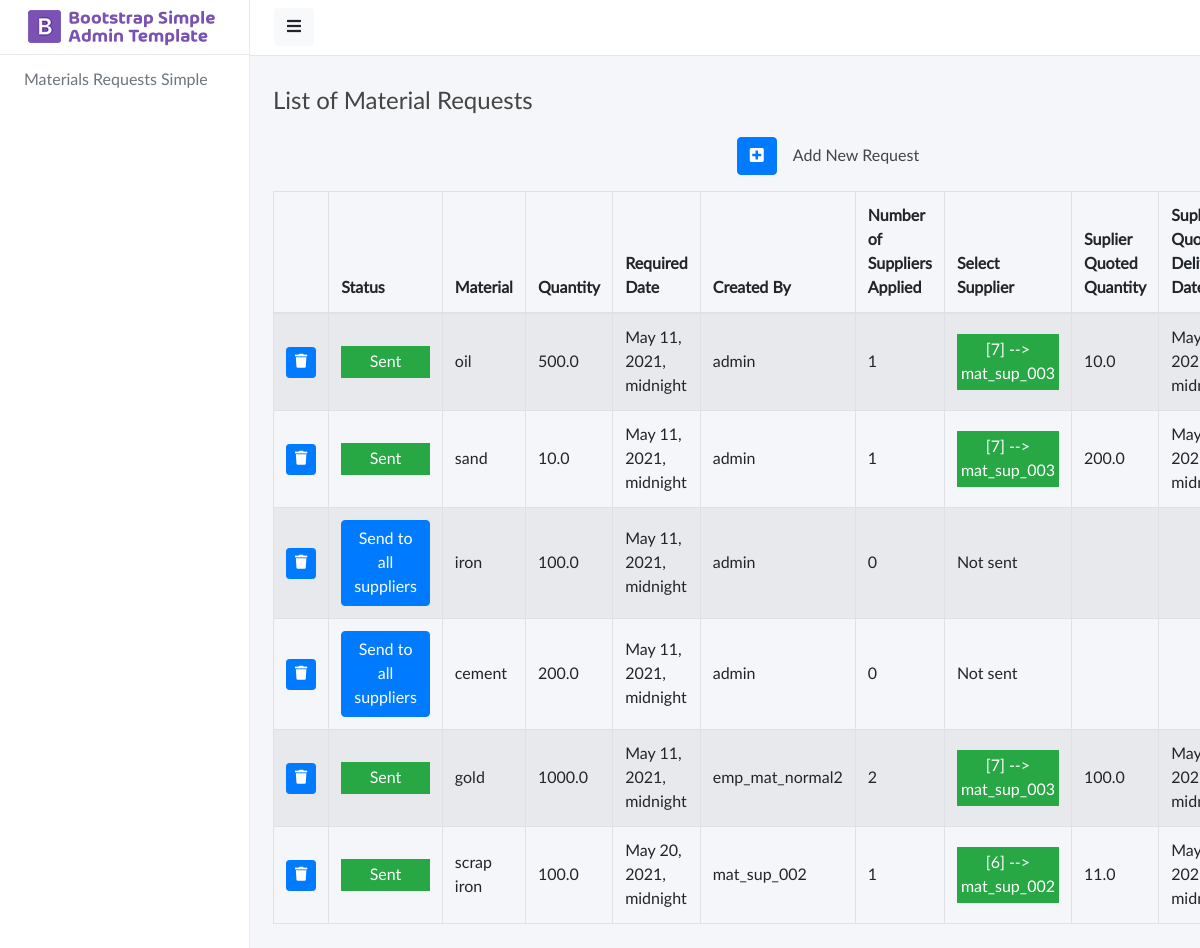
The page /materials/employees_material_requests_simple/ (signed in) on the database its author committed.
### materials/models.py (models this page shows)
class MaterialRequest(models.Model):
	material_name = models.CharField(max_length = 50)
	quantity = models.FloatField()
	date_required_by = models.DateTimeField()
	sent_to_all_suppliers = models.BooleanField(default=False)
	quote_selected = models.ForeignKey('materials.SupplierQuotation',related_name="%(app_label)s_%(class)s_quote_selected",null=True,on_delete=models.SET_NULL)
	created_by = models.ForeignKey(User,related_name="%(app_label)s_%(class)s_created_by",on_delete=models.CASCADE)
	created_at = models.DateTimeField(auto_now_add=True)
	updated_at = models.DateTimeField(auto_now=True)

class SupplierQuotation(models.Model):
	material_request = models.ForeignKey(MaterialRequest,related_name="%(app_label)s_%(class)s_material_request",on_delete=models.CASCADE)
	quantity = models.FloatField()
	date_of_supply = models.DateTimeField()
	created_by = models.ForeignKey(User,related_name="%(app_label)s_%(class)s_created_by",on_delete=models.CASCADE)
	created_at = models.DateTimeField(auto_now_add=True)
	updated_at = models.DateTimeField(auto_now=True)
	quote_status = models.CharField(max_length=100,choices=QUOTE_STATUS,default="pending")
	class Meta:
		unique_together = ('material_request','created_by')

### materials/views.py (the view)
# urls.py: path('employees_material_requests_simple/', views.employees_material_requests_simple , name='employees_material_requests_simple'),
@login_required(login_url=reverse_lazy('login'))
def employees_material_requests_simple(request):
     mat_reqs = MaterialRequest.objects.select_related('quote_selected').prefetch_related(Prefetch('materials_supplierquotation_material_request',queryset = SupplierQuotation.objects.all().select_related('created_by')))
     return render(request, 'materials/employees_material_requests_simple.html',dict(mat_reqs=mat_reqs,title="List of Material Requests"))

### materials/templates/materials/employees_material_requests_simple.html (shortened to what this page needs)
{% extends "materials/base.html" %}
{% load static %}
{% load i18n %}
{% block content %}
<div class="row justify-content-center align-items-center my-2">
    <div class="p-2">
        <a href="{% url "materials:employees_material_requests_simple_add" %}">
            <button class="btn btn-primary btn-xs" title="Add" type="button" id="add-item"><i class="fa fa-plus-square">
                </i>
            </button>
        </a>
    </div>
    <div class="p-2">
        Add New Request
    </div>
</div>
<div class="row">
    <div class="col-12">
       <div class="table-responsive">
            <table class="mx-auto w-auto table table-striped table-bordered table-hover dataTables-devices" id="table-items">
                <thead>
                    <tr>
                        <th></th>
                        <th>Status</th>
                        <th>Material</th>
                        <th>Quantity</th>
                        <th>Required Date</th>
                        <th>Created By</th>
                        <th>Number of Suppliers Applied</th>
                        <th>Select Supplier</th>
                        <th>Suplier Quoted Quantity</th>
                        <th>Suplier Quoted Delivery Date</th>
                    </tr>
                </thead>
                <tbody>
                {% for query in mat_reqs %}
                    <tr>
                        <th>
                            <form id="myForm" action={% url "materials:employees_material_requests_simple_delete" id=query.id %}  enctype="multipart/form-data" method="POST">
                                <button id="removeButton" class="btn btn-primary btn-sm table-remove-items" title="Delete"><i class="fa fa-trash"></i></button>
                            </form>
                        </th>
                        <td>
                            {% if query.sent_to_all_suppliers %}
                                <div class="p-1 bg-success text-white text-center">Sent</div>
                            {% else %}
                                <form action={% url "materials:employees_material_requests_simple_sent_to_all_suppliers" id=query.id %}  enctype="multipart/form-data" method="POST">
                                    <button class="btn btn-primary">Send to all suppliers</button>
                                </form>
                            {% endif %}
                        </td>
                        <td>{{query.material_name}}</td>
                        <td>{{query.quantity}}</td>
                        <td>{{query.date_required_by}}</td>
                        <td>{{query.created_by}}</td>
                        <td>{{query.materials_supplierquotation_material_request.count}}</td>
                        {% if query.quote_selected %}
                            <td><div class="p-1 bg-success text-white text-center">[{{ query.quote_selected.created_by.id }}] --> {{ query.quote_selected.created_by.username }}</div></td>
                            <td>{{query.quote_selected.quantity}}</td>
                            <td>{{query.quote_selected.date_of_supply}}</td>
                        {% else %}
                            <td>
                                {% if query.sent_to_all_suppliers %}
                                   <a href={% url 'materials:employees_material_requests_simple_select_supplier' id=query.id quotation_id=0 %}><button class="btn btn-primary">Select supplier</button></a>
                                {% else %}
                                    Not sent
                                {% endif %}
                            </td>
                            <td></td>
                            <td></td>
                        {% endif %}
                    </tr>
                {% endfor %}
                </tbody>
            </table>
        </div>
    </div>
</div>
{% endblock content %}

### materials/templates/materials/base.html (shortened to what this page needs)
{% load static %}
{% load i18n %}
<!DOCTYPE html>
<html lang="en">
<head>
    <link href="{% static 'materials/vendor/bootstrap/css/bootstrap.min.css' %}" rel="stylesheet" />
    <link href="{% static 'materials/vendor/fontawesome/css/fontawesome.min.css' %}" rel="stylesheet" />
    <link href="{% static 'materials/vendor/fontawesome/css/solid.min.css' %}" rel="stylesheet" />
    <link href="{% static 'materials/vendor/fontawesome/css/brands.min.css' %}" rel="stylesheet" />
    <link href="{% static 'materials/vendor/flagiconcss/css/flag-icon.min.css' %}" rel="stylesheet" />
    <link href="{% static 'materials/css/master.css' %}" rel="stylesheet" />
    <link href="{% static 'materials/vendor/datatables/datatables.min.css' %}" rel="stylesheet" />
</head>
<body>
    <div class="wrapper">
        {% if type_user == "supplier" %}
            {% include "materials/navmenu_side_suppliers.html" %}
        {% else %}
            {% include "materials/navmenu_side_employees.html" %}
        {% endif %}
        <div id="body" class="active">
    		{% include "materials/navmenu_top.html" %}
            <div class="content">
                <div class="container">
                    <div class="row">
                        <div class="col-md-12 page-header">
                            <h2 class="page-title">{{title}}</h2>
                        </div>
                    </div>
                    {% block content %}{% endblock content%}
                </div>
            </div>
    	</div>
	</div>
</body>
</html>

### materials/templates/materials/navmenu_side_employees.html
{% load static %}
{% load i18n %}
<nav id="sidebar" class="">
    <div class="sidebar-header">
        <img src="{% static 'materials/img/bootstraper-logo.png' %}" alt="bootraper logo" class="app-logo" />
    </div>
    <ul class="list-unstyled components text-secondary">
	    <li>
	        <a href="{% url "materials:employees_material_requests_simple" }">Materials Requests Simple</a>
	    </li>
	</ul>
</nav>

### materials/templates/materials/navmenu_top.html (shortened to what this page needs)
{% load static %}
{% load i18n %}
<nav class="navbar navbar-expand-lg navbar-white bg-white">
    <button type="button" id="sidebarCollapse" class="btn btn-light"><i class="fas fa-bars"></i></button>
    <div class="collapse navbar-collapse" id="navbarSupportedContent">
    </div>
</nav>

### materials/static/materials/css/master.css (style rules this page uses)
body, h1, .h1, h2, .h2, h3, .h3, h4, .h4, h5, .h5, h6, .h6, p, a, td { -moz-osx-font-smoothing: grayscale; -webkit-font-smoothing: antialiased; }
body { width: 100%; height: 100%; background: #f4f6fa; font-family: "Lato", "Helvetica Neue", Arial, Helvetica, sans-serif; font-size: 1rem; color: #444; }
.wrapper { display: flex; width: 100%; align-items: stretch; overflow-x: hidden }
#body { width: 100%; padding: 0; min-height: 100vh; transition: all 0.3s; }
#body>.navbar { padding: 0 1.5rem; min-height: 54px; box-shadow: none; border-bottom: 1px solid rgba(101, 109, 119, .16); }
#body>.content { position: relative; padding: .5rem; }
.page-header { margin-top: 1.25rem; }
.page-title { margin: 0; font-size: 1.5rem; line-height: 1.5555556; }
a, a:hover, a:focus { color: inherit; text-decoration: none; transition: all 0.3s; }
.table td, .table th { vertical-align: middle; }
@media (min-width: 200px) { .navbar-expand-lg .navbar-collapse { display: -ms-flexbox !important; display: flex !important; -ms-flex-preferred-size: auto; flex-basis: auto; } }

### materials/static/materials/components/sidebar/sidebar-default.css (style rules this page uses)
#sidebar { min-width: 250px; max-width: 250px; background: #fff; color: #fff; transition: all 0.3s; border-right: 1px solid #e6ecf5; }
#sidebar .sidebar-header { padding: .4rem 1rem; border-bottom: 1px solid rgba(101, 109, 119, .16); max-height: 55px; }
#sidebar ul.components { padding: 0 0; }
#sidebar ul li a { padding: .8rem 1.5rem; font-size: 1rem; display: block; }

### rows shown on the page
MaterialRequest: sent_to_all_suppliers "Sent", material_name "oil", quantity "500.0", date_required_by "May 11, 2021, midnight", created_by "admin", materials_supplierquotation_material_request.count "1", quote_selected.created_by.id "7", quote_selected.created_by.username "mat_sup_003", quote_selected.quantity "10.0", quote_selected.date_of_supply "May…"
MaterialRequest: sent_to_all_suppliers "Sent", material_name "sand", quantity "10.0", date_required_by "May 11, 2021, midnight", created_by "admin", materials_supplierquotation_material_request.count "1", quote_selected.created_by.id "7", quote_selected.created_by.username "mat_sup_003", quote_selected.quantity "200.0", quote_selected.date_of_supply "May…"
MaterialRequest: sent_to_all_suppliers "Send to all suppliers", material_name "iron", quantity "100.0", date_required_by "May 11, 2021, midnight", created_by "admin", materials_supplierquotation_material_request.count "0"
MaterialRequest: sent_to_all_suppliers "Send to all suppliers", material_name "cement", quantity "200.0", date_required_by "May 11, 2021, midnight", created_by "admin", materials_supplierquotation_material_request.count "0"
MaterialRequest: sent_to_all_suppliers "Sent", material_name "gold", quantity "1000.0", date_required_by "May 11, 2021, midnight", created_by "emp_mat_normal2", materials_supplierquotation_material_request.count "2", quote_selected.created_by.id "7", quote_selected.created_by.username "mat_sup_003", quote_selected.quantity "100.0", quote_selected.date_of_supply "May…"
MaterialRequest: sent_to_all_suppliers "Sent", material_name "scrap iron", quantity "100.0", date_required_by "May 20, 2021, midnight", created_by "mat_sup_002", materials_supplierquotation_material_request.count "1", quote_selected.created_by.id "6", quote_selected.created_by.username "mat_sup_002", quote_selected.quantity "11.0", quote_selected.date_of_supply "May…"

### other values the page prints
{{ title }} "List of Material Requests"
